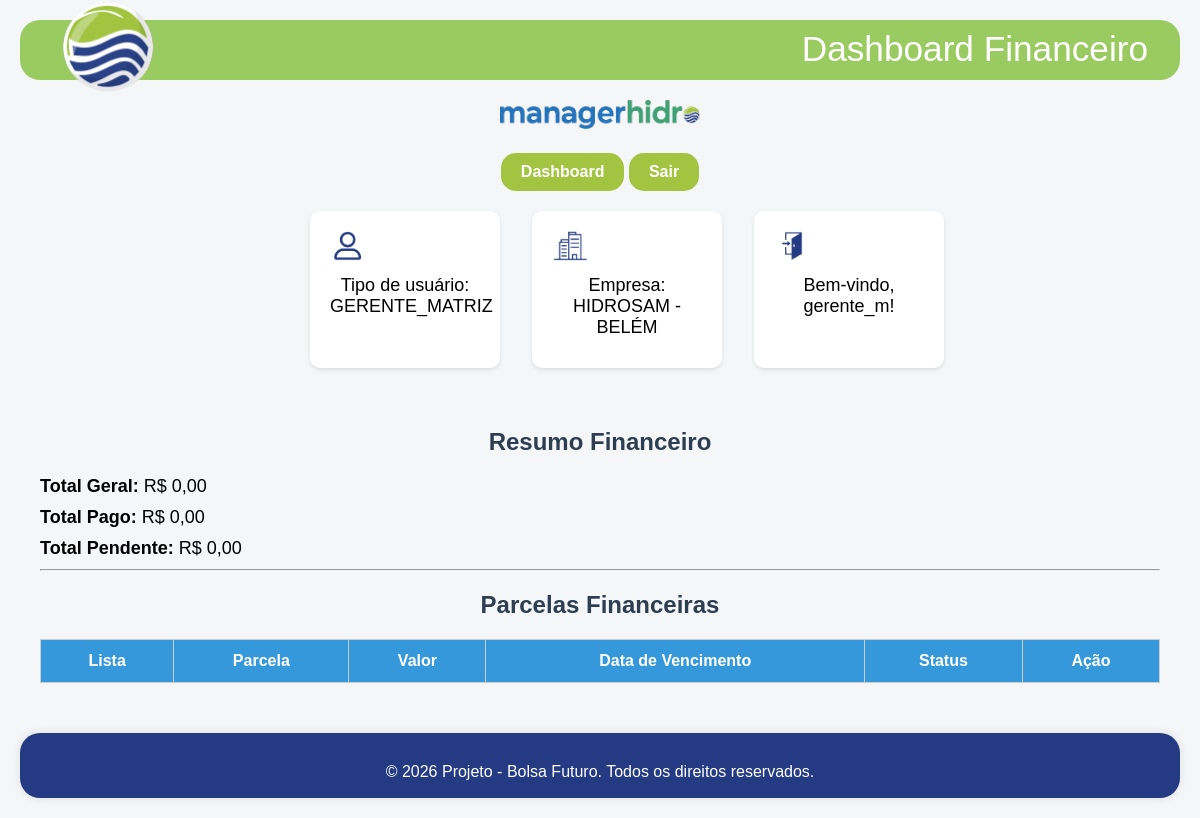
Before: /compras/financas/ (signed in) with the older database file.
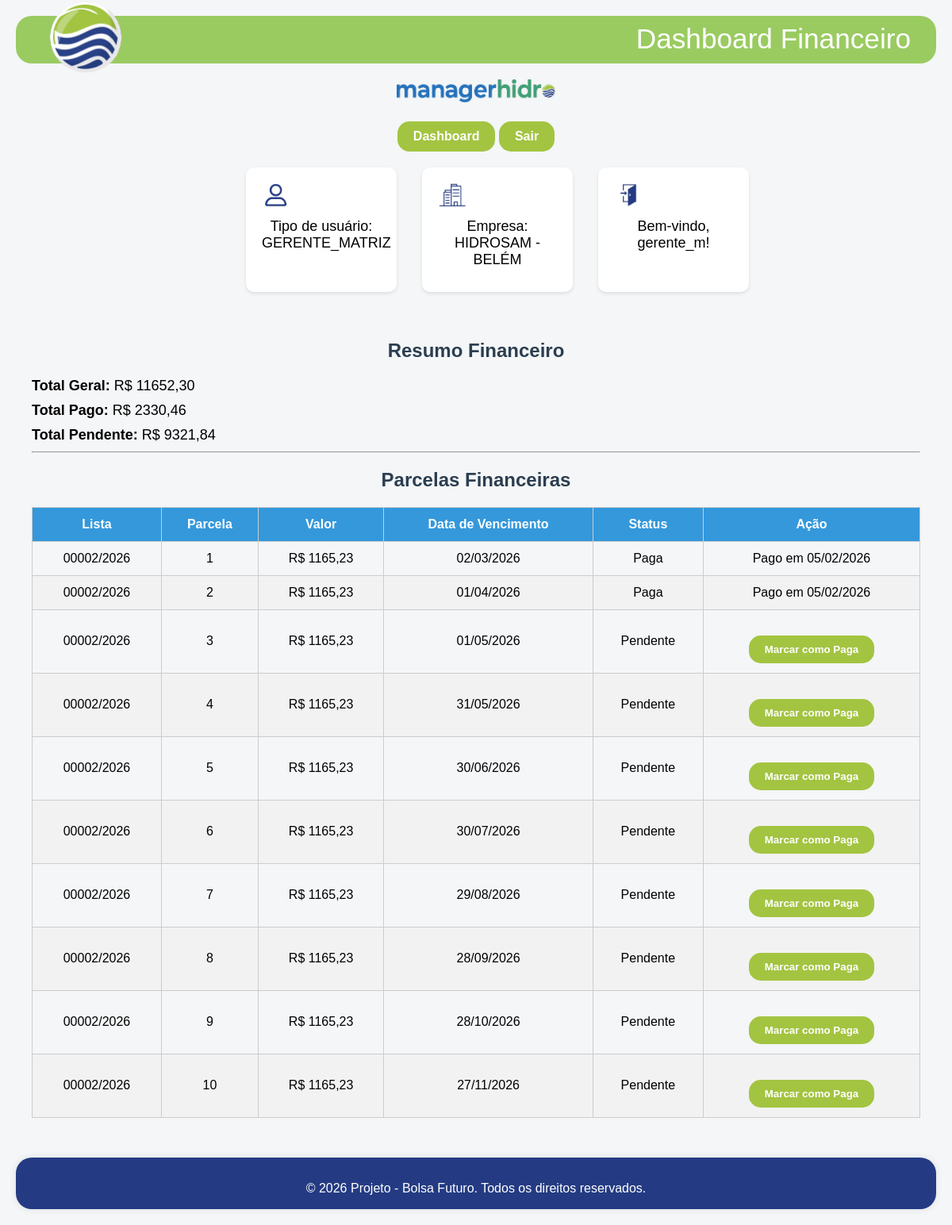
After: the same page with the newer database file.
### usuarios/models.py (models this page shows, shortened)
class Usuario(AbstractUser):
    TIPOS_USUARIO = [
        ('GERENTE_MATRIZ', 'Gerente Matriz'),
        ('GERENTE_FILIAL', 'Gerente Filial'),
        ('GESTOR_MATRIZ', 'Gestor Matriz'),
        ('GESTOR_FILIAL', 'Gestor Filial'),
        ('FUNCIONARIO', 'Funcionário'),
    ]
    id = models.BigAutoField(primary_key=True, verbose_name="ID")
    username = models.CharField(max_length=150, unique=True, verbose_name='username')
    password = models.CharField(max_length=128, verbose_name='password')
    email = models.EmailField(blank=True, max_length=254, verbose_name='email address')
    empresa = models.ForeignKey(Empresa, on_delete=models.CASCADE, null=True, blank=True)
    tipo_usuario = models.CharField(max_length=20, choices=TIPOS_USUARIO, null=True, blank=True)
    status_ativo = models.BooleanField(default=False)

### empresas/models.py (models this page shows, shortened)
class Empresa(models.Model):
    id = models.BigAutoField(primary_key=True, verbose_name="ID")
    nome = models.CharField(max_length=150)
    endereco = models.CharField(max_length=255)
    email = models.EmailField()
    telefone = models.CharField(max_length=20)

### compras/models.py (models this page shows, shortened)
class ParcelaFinanceira(models.Model):
    lista = models.ForeignKey(ListaCompra, on_delete=models.CASCADE, related_name="parcelas")
    numero_parcela = models.PositiveIntegerField()
    valor = models.DecimalField(max_digits=10, decimal_places=2)
    data_vencimento = models.DateField()
    status = models.CharField(
        max_length=20,
        choices=[("PENDENTE", "Pendente"), ("PAGA", "Paga")],
        default="PENDENTE"
    )
    data_pagamento = models.DateField(null=True, blank=True)

class ListaCompra(models.Model):
    STATUS = [
        ('EM_CRIACAO', 'Em Criação'),
        ('EM_PROCESSO_AUTORIZACAO', 'Em processo de autorização'),
        ('AUTORIZADA', 'Autorizada'),
        ('UNIDA', 'Unida'),
        ('EM_PROCESSO_CONSOLIDACAO', 'Em processo de consolidação'),
        ('CONSOLIDADA', 'Consolidada'),
        ('EM_PROCESSO_COMPRA', 'Em Processo de Compra'),
        ('EM_ENTREGA', 'Em Rota de Entrega'),
        ('RECEBIDA', 'Itens Recebidos'),
    ]
    id = models.BigAutoField(primary_key=True, verbose_name="ID")
    numero = models.CharField(max_length=20, unique=False)  # Ex: 00001/2025
    empresa = models.ForeignKey(Empresa, on_delete=models.CASCADE, related_name="listas_compra")
    status = models.CharField(max_length=30, choices=STATUS, default='EM_CRIACAO')
    criado_por = models.ForeignKey(Usuario, on_delete=models.CASCADE, related_name="listas_criadas")
    data_criacao = models.DateTimeField(auto_now_add=True)
    listas_unidas = models.ManyToManyField("self", blank=True, symmetrical=False, related_name="lista_principal")
    class Meta:
        unique_together = ('empresa', 'numero')  # garante unicidade por empresa

### compras/views.py (the view)
# urls.py: path('financas/', views.dashboard_financas, name='dashboard_financas'),
@login_required
def dashboard_financas(request):
    parcelas = ParcelaFinanceira.objects.all().order_by("data_vencimento")
    total_pago = sum(p.valor for p in parcelas if p.status == "PAGA")
    total_pendente = sum(p.valor for p in parcelas if p.status == "PENDENTE")
    total_geral = total_pago + total_pendente
    contexto = {
        "parcelas": parcelas,
        "total_pago": total_pago,
        "total_pendente": total_pendente,
        "total_geral": total_geral,
        "header_title": "Dashboard Financeiro"
    }
    return render(request, "compras/dashboard_financas.html", contexto)

### compras/templates/compras/dashboard_financas.html (shortened to what this page needs)
{% extends 'base.html' %}
{% block content %}
<h2>Resumo Financeiro</h2>
<div class="resumo">
    <p><strong>Total Geral:</strong> R$ {{ total_geral|floatformat:2 }}</p>
    <p><strong>Total Pago:</strong> R$ {{ total_pago|floatformat:2 }}</p>
    <p><strong>Total Pendente:</strong> R$ {{ total_pendente|floatformat:2 }}</p>
</div>
<hr>
<h2>Parcelas Financeiras</h2>
<table>
    <thead>
        <tr>
            <th>Lista</th>
            <th>Parcela</th>
            <th>Valor</th>
            <th>Data de Vencimento</th>
            <th>Status</th>
            <th>Ação</th>
        </tr>
    </thead>
    <tbody>
        {% for parcela in parcelas %}
        <tr>
            <td>{{ parcela.lista.numero }}</td>
            <td>{{ parcela.numero_parcela }}</td>
            <td>R$ {{ parcela.valor|floatformat:2 }}</td>
            <td>{{ parcela.data_vencimento|date:"d/m/Y" }}</td>
            <td>{{ parcela.get_status_display }}</td>
            <td>
                {% if parcela.status == "PENDENTE" %}
                <form method="post" action="{% url 'pagar_parcela' parcela.id %}">
                    <button type="submit" class="btn">Marcar como Paga</button>
                </form>
                {% else %}
                <span class="ok">Pago em {{ parcela.data_pagamento|date:"d/m/Y" }}</span>
                {% endif %}
            </td>
        </tr>
        {% endfor %}
    </tbody>
</table>
{% endblock %}

### templates/base.html (shortened to what this page needs)
{% load static %}
<!DOCTYPE html>
<html lang="pt-BR">
<head>
  <link rel="stylesheet" href="{% static 'css/style.css' %}" />
</head>
<body>
  {% include 'header.html' %}
  <main class="container">
    {% block content %}
    {% endblock %}
  </main>
  {% include 'footer.html' %}
</body>
</html>

### templates/header.html (shortened to what this page needs)
{% load static %}
<header>
  <div class="header-content"></div>
    <div class="logo-container">
      <img src="{% static 'img/logo-hidro.png' %}" alt="Logo" class="logo-img">
    </div>
    {% if header_title %}
      <h1 class="header-title">{{ header_title }}</h1>
    {% endif %}
</header>
<nav class="center">
  <img src="{% static 'img/logo-sistema.png' %}" alt="Imagem centralizada" class="logo-sistema">
  {% if request.user.is_authenticated %}
    <div>
      {% if request.path != '/dashboard/' %}
      <a href="{% url 'dashboard' %}" class="btn">Dashboard</a>
      {% endif %}
      <a href="{% url 'logout' %}" class="btn">Sair</a>
    </div>
  </nav>
    <div class="row">
    <div class="card">
      <img src="{% static 'img/usuario.png' %}" alt="Logo" class="card-img">
      <p class="center">Tipo de usuário: {{ user.tipo_usuario }}</p>
    </div>
    <div class="card">
      <img src="{% static 'img/empresa.png' %}" alt="Logo" class="card-img">
      <p class="center">Empresa: {{ user.empresa.nome }}</p>
    </div>
    <div class="card">
      {% if request.user.is_authenticated %}
        <img src="{% static 'img/login.png' %}" alt="Logo" class="card-img">
        <p class="center">Bem-vindo, {{ request.user.username }}! </p>
      {% endif %}
    </div>
  </div>
  {% endif %}

### templates/footer.html
<footer>
  &copy; <span id="ano"></span> Projeto - Bolsa Futuro. Todos os direitos reservados.
</footer>

### usuarios/static/css/style.css (style rules this page uses)
body { font-family: Arial, sans-serif; background-color: #f4f6f8; margin: 0; padding: 20px; }
h1, h2 { color: #2c3e50; text-align: center; }
p { font-size: 18px; margin: 10px 0; }
.center { text-align: center; }
header { position: relative; height: 60px; background-color: transparent; }
.header-content { background-color: #9acb61; height: 100%; width: 100%; position: relative; top: 0; left: 0; z-index: 1; border-radius: 20px; }
.logo-container { position: absolute; top: 50%; left: 2rem; transform: translateY(-50%); z-index: 2; }
.logo-img { height: 100px; width: auto; object-fit: contain; }
.header-title { position: absolute; right: 2rem; color: white; font-size: 2.2rem; font-weight: 20; z-index: 2; top: -25%; }
.container { max-width: 1200px; margin: 0 auto; padding: 20px; }
.card { background-color: #fff; border-radius: 10px; box-shadow: 0 2px 4px rgba(0, 0, 0, 0.1); padding: 20px; margin: 20px 0; max-width: 150px; }
.row { margin-left: 25%; display: flex; flex-wrap: wrap; gap: 2rem; }
.card-img { height: 30px; width: auto; object-fit: contain; }
footer { color: white; position: relative; bottom: 0; margin: auto; max-width: 100%; background-color: #243b83; margin-top: 30px; text-align: center; padding: 30px; border-radius: 20px; box-shadow: 0 0 10px rgba(0, 0, 0, 0.1); height: 5px; }
table { width: 100%; border-collapse: collapse; margin-top: 20px; }
th, td { padding: 12px; border: 1px solid #ccc; text-align: center; }
th { background-color: #3498db; color: white; }
tr:nth-child(even) { background-color: #f2f2f2; }
.btn { display: inline-block; margin-top: 20px; padding: 10px 20px; background-color: #a3c441; color: white; text-decoration: none; border-radius: 15px; font-weight: bold; border: none; }
.logo-sistema { max-width: 200px; margin-top: 20px; }

Changed rows visible on the page:
added ParcelaFinanceira: lista.numero "00002/2026", numero_parcela "1", valor "1165,23", data_vencimento "02/03/2026", status "Paga", data_pagamento "05/02/2026"
added ParcelaFinanceira: lista.numero "00002/2026", numero_parcela "2", valor "1165,23", data_vencimento "01/04/2026", status "Paga", data_pagamento "05/02/2026"
added ParcelaFinanceira: lista.numero "00002/2026", numero_parcela "3", valor "1165,23", data_vencimento "01/05/2026", status "Pendente", shows "Marcar como Paga"
added ParcelaFinanceira: lista.numero "00002/2026", numero_parcela "4", valor "1165,23", data_vencimento "31/05/2026", status "Pendente", shows "Marcar como Paga"
added ParcelaFinanceira: lista.numero "00002/2026", numero_parcela "5", valor "1165,23", data_vencimento "30/06/2026", status "Pendente", shows "Marcar como Paga"
added ParcelaFinanceira: lista.numero "00002/2026", numero_parcela "6", valor "1165,23", data_vencimento "30/07/2026", status "Pendente", shows "Marcar como Paga"
added ParcelaFinanceira: lista.numero "00002/2026", numero_parcela "7", valor "1165,23", data_vencimento "29/08/2026", status "Pendente", shows "Marcar como Paga"
added ParcelaFinanceira: lista.numero "00002/2026", numero_parcela "8", valor "1165,23", data_vencimento "28/09/2026", status "Pendente", shows "Marcar como Paga"
added ParcelaFinanceira: lista.numero "00002/2026", numero_parcela "9", valor "1165,23", data_vencimento "28/10/2026", status "Pendente", shows "Marcar como Paga"
added ParcelaFinanceira: lista.numero "00002/2026", numero_parcela "10", valor "1165,23", data_vencimento "27/11/2026", status "Pendente", shows "Marcar como Paga"
Other visible differences:
{{ total_geral|floatformat:2 }}: "0,00" → "11652,30"
{{ total_pago|floatformat:2 }}: "0,00" → "2330,46"
{{ total_pendente|floatformat:2 }}: "0,00" → "9321,84"
